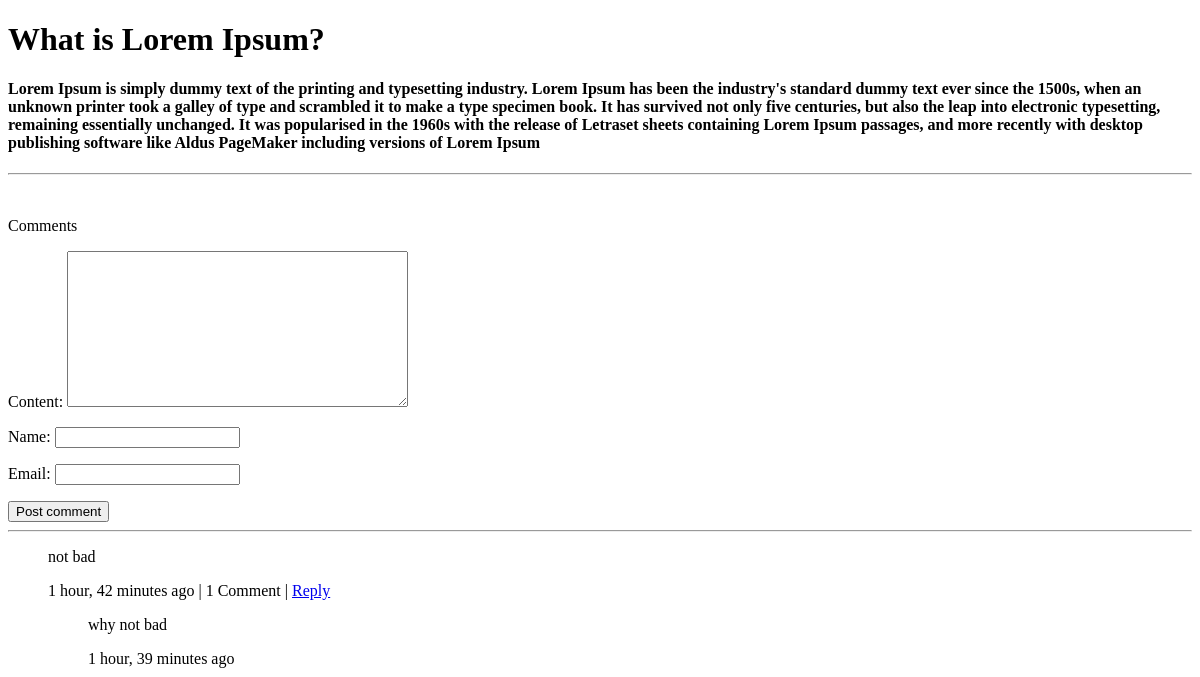
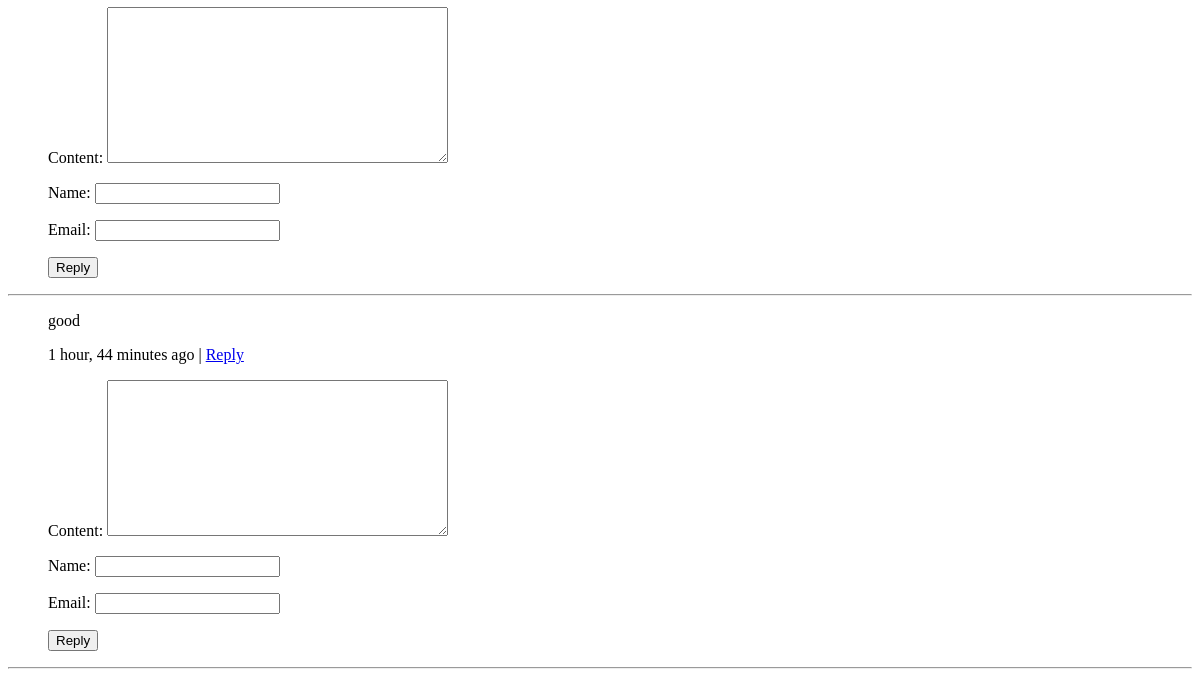
Page /detail/1 on the earlier database version (2 pictures, top to bottom).
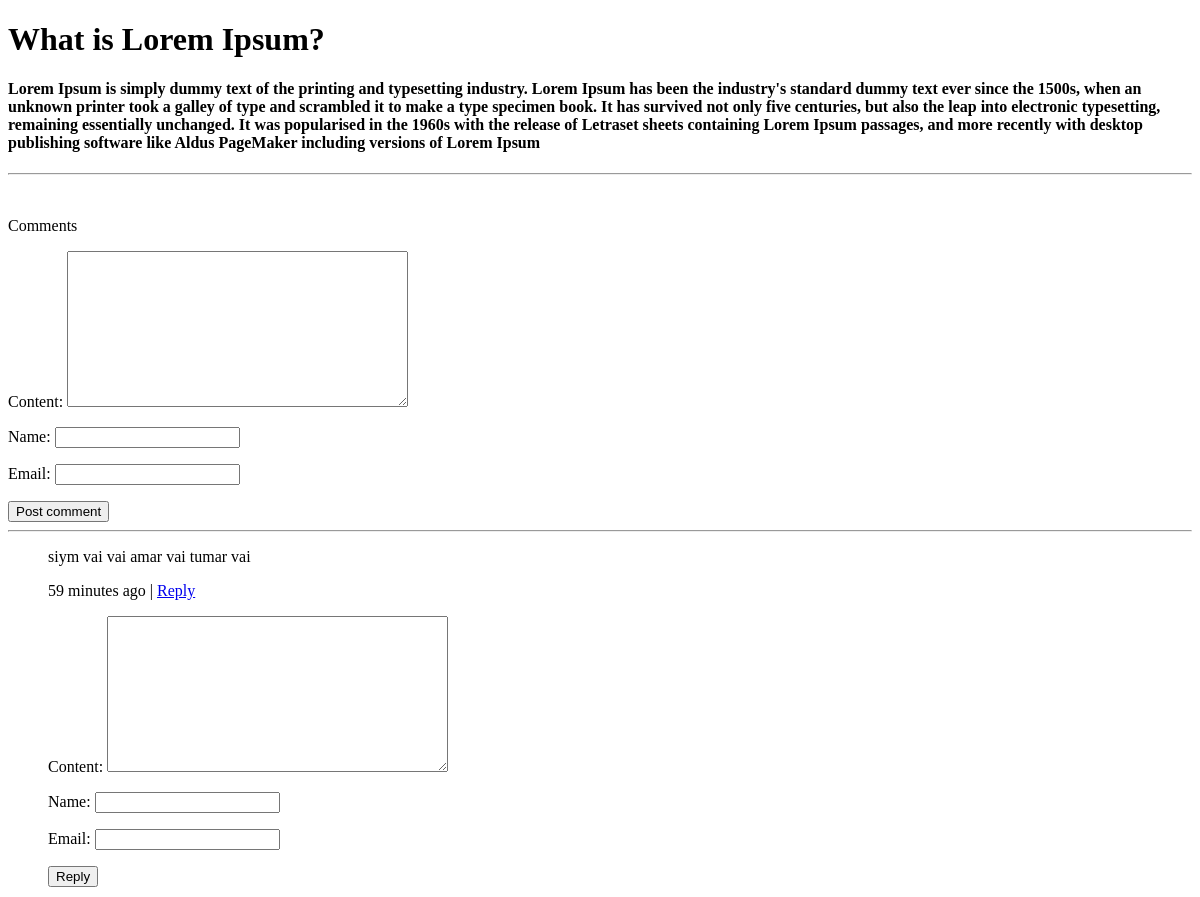
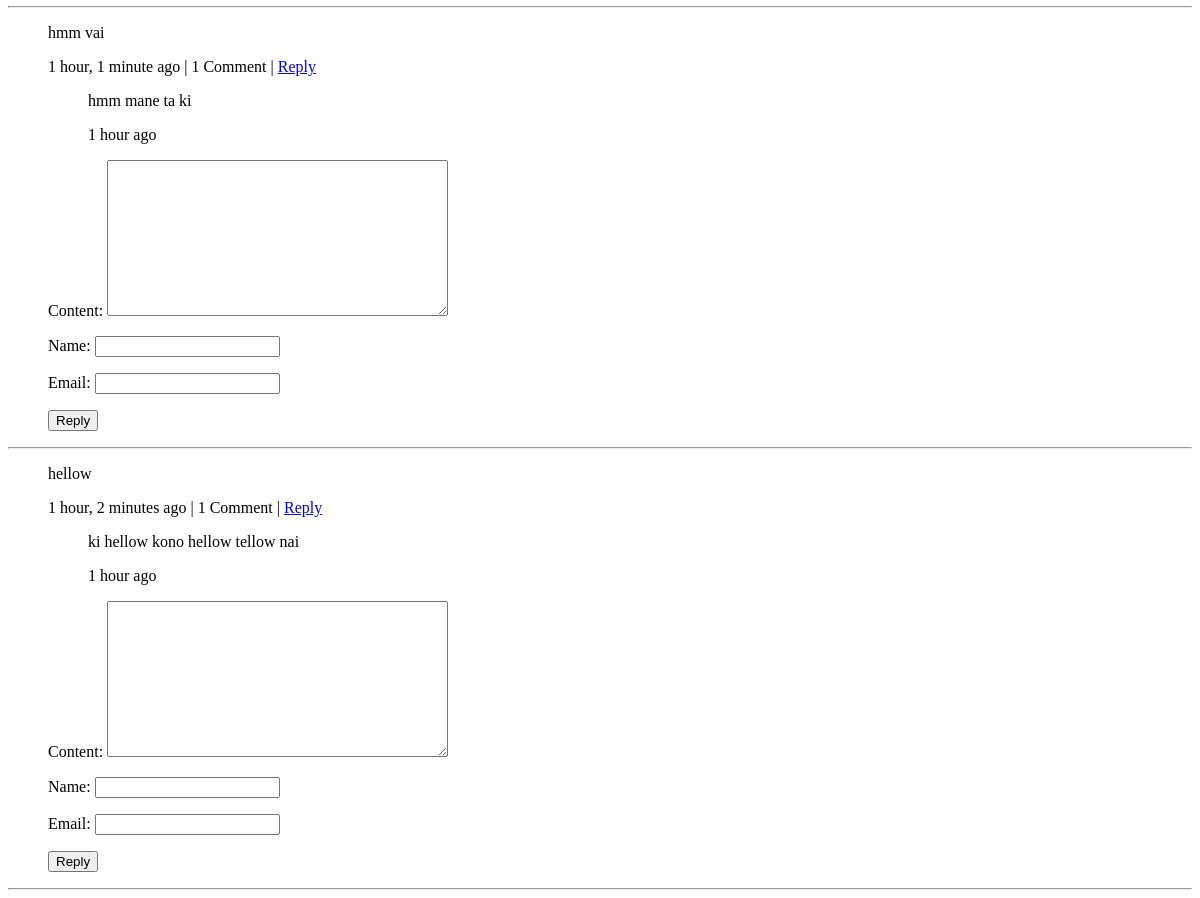
Same page on the later database version (2 pictures, top to bottom).
### post/models.py (models this page shows, shortened)
class Post(models.Model):
    title = models.CharField(max_length=120)
    content = models.TextField()
    draft = models.BooleanField(default=False)
    updated = models.DateTimeField(auto_now=True, auto_now_add=False)
    timestamp = models.DateTimeField(auto_now=False, auto_now_add=True)
    @property
    def comments(self):
        instance = self
        qs = Comment.objects.filter_by_instance(instance)
        return qs
    @property
    def get_content_type(self):
        instance = self
        content_type = ContentType.objects.get_for_model(instance.__class__)
        return content_type

### comment/models.py (models this page shows, shortened)
class Comment(models.Model):
    content_type 		= models.ForeignKey(ContentType, null=True, blank=True, on_delete=models.CASCADE)
    object_id 			= models.PositiveIntegerField(null=True, blank=True)
    content_object 		= GenericForeignKey('content_type', 'object_id')
    parent      		= models.ForeignKey("self", null=True, blank=True, on_delete=models.CASCADE)
    content     		= models.TextField()
    name 				= models.CharField(max_length=100)
    email 				= models.CharField(max_length=100)
    timestamp   		= models.DateTimeField(auto_now_add=True)
    objects = CommentManager()
    class Meta:
        ordering = ['-timestamp']
    def children(self): #replies
        return Comment.objects.filter(parent=self)

### post/views.py (the view, shortened to what this page needs)
# urls.py: path('detail/<int:id>', post_detail, name='detail'),
def post_detail(request, id=None):
    instance = Post.objects.get(id=id)
    share_string = quote_plus(instance.content)
    initial_data = {
        "content_type": instance.get_content_type,
        "object_id": instance.id
    }
    form = CommentForm(request.POST or None, initial=initial_data)
    comments = instance.comments
    context = {
        'title': instance.title,
        'instance': instance,
        'share_string': share_string,
        'comments': comments,
        'comment_form': form,
    }
    template = 'post/detail.html'
    return render(request, template, context)

### comment/forms.py
class CommentForm(forms.ModelForm):
    class Meta:
        model = Comment
        fields = '__all__'
        widgets = {
            'content_type': forms.HiddenInput(attrs={'class':'form-control'}),
            'object_id': forms.HiddenInput(attrs={'class':'form-control'}),
            'parent': forms.HiddenInput(attrs={'class':'form-control'}),
            'content': forms.Textarea(attrs={'class':'form-control'}),
            'name': forms.TextInput(attrs={'class':'form-control'}),
            'email': forms.TextInput(attrs={'class':'form-control'}),
        }

### comment/models.py (called while the page is built)
    def filter_by_instance(self, instance):
        content_type = ContentType.objects.get_for_model(instance.__class__)
        obj_id = instance.id
        qs = super(CommentManager, self).filter(content_type=content_type, object_id= obj_id).filter(parent=None)
        return qs

### templates/post/detail.html (shortened to what this page needs)
<!DOCTYPE html>
<html lang="en" dir="ltr">
  <head>
  </head>
  <body>
    <h1>{{instance.title}}</h1>
    <h4>{{instance.content}}</h4>
    <div class='row'>
    <div class='col-sm-12 '>
        <hr/>
        <br/>
        <div>
            <p class='lead'>Comments</p>
            <form method="POST" action="{% url 'detail' instance.id %}"> {% csrf_token %}
                {{ comment_form.as_p }}
                <input type='submit' value='Post comment' class='btn btn-default'>
            </form>
            <hr/>
            {% for comment in comments %}
            <blockquote>
              <p>{{ comment.content }}</p>
              <footer>
                {{ comment.timestamp|timesince }} ago |
                {% if comment.children.count > 0 %}
                  {{ comment.children.count }}
                  Comment
                   |
                {% endif %}
                <a class='comment-reply-btn' href='#'>Reply</a>
              </footer>
              <div class='comment-reply'>
                 {% for child_comment in comment.children %}
                    <blockquote>
                    <p>{{ child_comment.content }}</p>
                    <footer> {{ child_comment.timestamp|timesince }} ago</footer>
                    </blockquote>
                 {% endfor %}
                <form method="POST" action="{% url 'detail' instance.id %}"> {% csrf_token %}
                    {{ comment_form.as_p }}
                    <input type='submit' value='Reply' class='btn btn-default'>
                </form>
            </div>
            </blockquote>
            <hr/>
            {% endfor %}
        </div>
    </div>
    </div>
  </body>
</html>

Differences in the rows shown:
removed Comment: content "not bad", timestamp "1 hour, 42 minutes", children.count "1", shown under "What is Lorem Ipsum?"
removed Comment: content "why not bad", timestamp "1 hour, 39 minutes", shown under "not bad"
removed Comment: content "good", timestamp "1 hour, 44 minutes", shown under "What is Lorem Ipsum?"
added Comment: content "siym vai vai amar vai tumar vai", timestamp "59 minutes", shown under "What is Lorem Ipsum?"
added Comment: content "hmm vai", timestamp "1 hour, 1 minute", children.count "1", shown under "What is Lorem Ipsum?"
added Comment: content "hmm mane ta ki", timestamp "1 hour", shown under "hmm vai"
added Comment: content "hellow", timestamp "1 hour, 2 minutes", children.count "1", shown under "What is Lorem Ipsum?"
added Comment: content "ki hellow kono hellow tellow nai", timestamp "1 hour", shown under "hellow"
